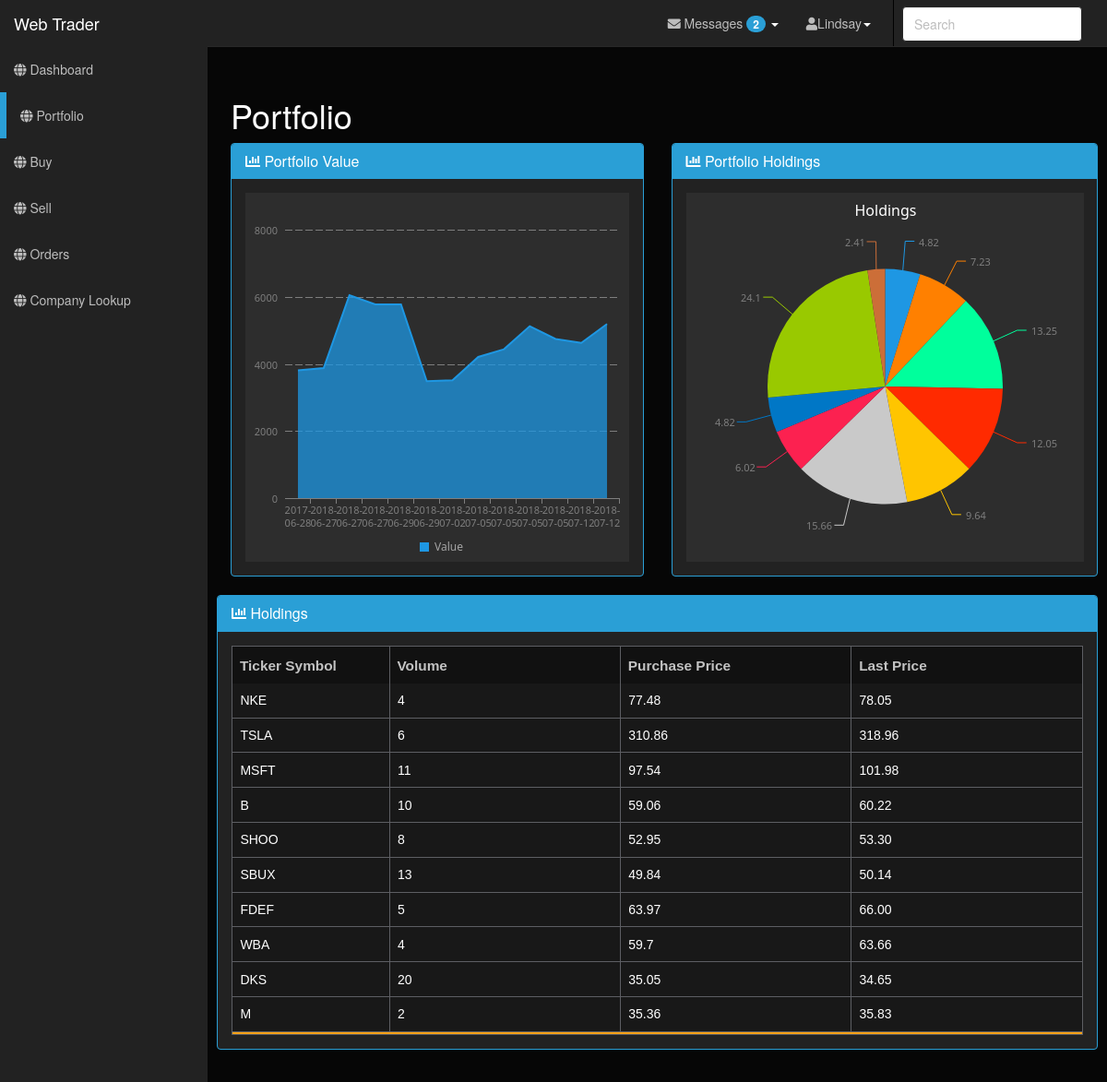
/portfolio/ (signed in), run on the app's committed database.
### tables this page shows
CREATE TABLE users(
		pk INTEGER PRIMARY KEY AUTOINCREMENT,
		username VARCHAR(16),
		password VARCHAR(32),
		balance FLOAT
	, email, country, gender);

CREATE TABLE holdings(
		pk INTEGER PRIMARY KEY AUTOINCREMENT,
		ticker_symbol VARCHAR,
		number_of_shares INTEGER, 
		purchase_price FLOAT,
		volume_weighted_average_price FLOAT,
		portfolio_value FLOAT,
		username TEXT
	);

### core/controllers/portfolio.py (the view)
@controller.route('/',methods=['GET'])
def show_portfolio():
		username = g.user
		user_login = model.get_username(username)
		ticker_symbols, share_amounts, purchase_prices, last_prices = model.display_holdings_for_user(username)
		user_holdings = zip(ticker_symbols, share_amounts, purchase_prices, last_prices)
		dates, portfolio_values = model.get_portfolio_value_over_time(username)
		if len(portfolio_values) > 0:
			highest_price = max(portfolio_values)
			dates.sort()
			earliest_date = dates[0]
			last_date = dates[-1]
			middle_date = dates[int(len(dates)/2)]
			labels = [last_date, middle_date, earliest_date]
			mylist = zip(dates, portfolio_values)
			percentages = model.get_portfolio_percentage(username)
			trans_dates, ticker_symbols, trans_types, volumes, stock_prices = model.get_user_transactions(username)
			user_transactions = zip(trans_dates, ticker_symbols, trans_types, volumes, stock_prices)
			return render_template('portfolio.html', user_login=user_login, dates=dates, portfolio_values=portfolio_values,user_holdings=user_holdings,
				user_transactions=user_transactions, highest_price=highest_price, labels=labels, percentages=percentages)
		return render_template('portfolio.html', user_login=user_login)

### core/controllers/portfolio.py (called while the page is built)
@controller.before_request
def before_request():
	g.user = None
	if 'user' in session:
		g.user = session['user']

### core/mapper.py (called while the page is built)
def get_user_holdings(username):
    connection, cursor = connect_db()
    cursor.execute("""SELECT ticker_symbol,
                    number_of_shares,
                    purchase_price
                    FROM holdings
                    WHERE username='{0}' AND number_of_shares > 0;""".format(username))
    holdings_record = cursor.fetchall()
    disconnect_db(connection,cursor)
    return holdings_record

def get_transactions_by_user(username):
    connection, cursor = connect_db()
    cursor.execute("""SELECT username,
                            trans_date,
                            ticker_symbol,
                            trans_type,
                            volume,
                            stock_price,
                            portfolio_value
                            FROM transactions
                            WHERE username='{0}'
                            ORDER BY trans_date DESC;""".format(
                                username))
    transactions = cursor.fetchall()
    disconnect_db(connection,cursor)
    return transactions

def get_last_price(ticker_symbol):
    try:
        connection, cursor = connect_db()
        cursor.execute("SELECT stock_price FROM stocks WHERE ticker_symbol='{ticker_symbol}';".format(ticker_symbol=ticker_symbol))
        last_price = cursor.fetchall()[0][0]
        last_price = "%0.2f" % last_price
        disconnect_db(connection,cursor)
        if last_price is None:
            last_price = 10000
        print("Last PRICE: ",last_price)
        return last_price
    except Exception:
        print("There was an error fetching the last price")
        last_price = 0.0
        return last_price

def get_username(email):
    connection, cursor = connect_db()
    cursor.execute("SELECT username FROM users where email='{email}';".format(email=email))
    username = cursor.fetchall()
    disconnect_db(connection,cursor)
    return username

def connect_db():
    connection = sqlite3.connect('run/core/master.db',check_same_thread=False)
    cursor = connection.cursor()
    return connection, cursor

def disconnect_db(connection,cursor):
    connection.commit()
    cursor.close()
    connection.close()

### core/model.py (called while the page is built)
def get_username(email):
	try:
		username_list = mapper.get_username(email)
		username = username_list[0][0]
		username = username.title()
		return username
	except:
		return 'No user found'

### core/templates/portfolio.html (shortened to what this page needs)
<!DOCTYPE html>
<html lang="en">
<head>
    <link href="{{ url_for('static', filename='css/bootstrap.min.css') }}" rel="stylesheet" type="text/css" />
    <link href="{{ url_for('static', filename='css/font-awesome.min.css') }}" rel="stylesheet" type="text/css" />
    <link href="{{ url_for('static', filename='css/local.css') }}" rel="stylesheet" type="text/css" />
    <link href="{{ url_for('static', filename='css/darkall.min.css') }}" rel="stylesheet" type="text/css" />
    <link rel="stylesheet" href="https://use.fontawesome.com/releases/v5.1.0/css/all.css">
</head>
<body>
    <div id="wrapper">
        <nav class="navbar navbar-inverse navbar-fixed-top" role="navigation">
            <div class="navbar-header">
                <a class="navbar-brand" href="{{ url_for('dashboard.show_dashboard') }}">Web Trader</a>
            </div>
            <div class="collapse navbar-collapse navbar-ex1-collapse">
                <ul class="nav navbar-nav side-nav">
                <ul id="active" class="nav navbar-nav side-nav">
                    <li><a href="{{ url_for('dashboard.show_dashboard') }}"><i class="fa fa-globe"></i> Dashboard</a></li>
                    <li class="selected"><a href="{{ url_for('portfolio.show_portfolio') }}"><i class="fa fa-globe"></i> Portfolio</a></li>
                    <li><a href="{{ url_for('buy.show_buy') }}"><i class="fa fa-globe"></i> Buy</a></li>
                    <li><a href="{{ url_for('sell.show_sell') }}"><i class="fa fa-globe"></i> Sell</a></li>
                    <li><a href="{{ url_for('orders.show_orders') }}"><i class="fa fa-globe"></i> Orders</a></li>
                    <li><a href="{{ url_for('lookup.show_lookup') }}"><i class="fa fa-globe"></i> Company Lookup</a></li>
                </ul>
                </ul>
                <ul class="nav navbar-nav navbar-right navbar-user">
                    <li class="dropdown messages-dropdown">
                        <a href="#" class="dropdown-toggle" data-toggle="dropdown"><i class="fa fa-envelope"></i> Messages <span class="badge">2</span> <b class="caret"></b></a>
                    </li>
                    <li class="dropdown user-dropdown">
                        <a href="#" class="dropdown-toggle" data-toggle="dropdown"><i class="fa fa-user"></i>{{user_login}}<b class="caret"></b></a>
                    </li>
                    <li>
                        <form class="navbar-search">
                            <input type="text" placeholder="Search" class="form-control">
                        </form>
                    </li>
                </ul>
            </div>
        </nav>
        <div id="page-wrapper">
            <div class="row">
                <div class="col-lg-12">
                    <h1>Portfolio</h1>
         {% if portfolio_values %}
            <div class="row">
                <div class="col-lg-6">
                    <div class="panel panel-primary">
                        <div class="panel-heading">
                            <h3 class="panel-title"><i class="fa fa-bar-chart-o"></i> Portfolio Value</h3>
                        </div>
                        <div class="panel-body">
                            <div id="shieldui-chart1"></div>
                        </div>
                    </div>
                </div>
            <div class="row">
                <div class="col-md-6">
                    <div class="panel panel-primary">
                        <div class="panel-heading">
                            <h3 class="panel-title"><i class="fa fa-bar-chart-o"></i> Portfolio Holdings</h3>
                        </div>
                        <div class="panel-body">
                            <div id="shieldui-chart2"  Width="200px" Height="400px"></div>
                        </div>
                    </div>
                </div>
        <div class="col-lg-12">
            <div class="row">
                <div class="col-lg-12">
                    <div class="panel panel-primary">
                        <div class="panel-heading">
                            <h3 class="panel-title"><i class="fa fa-bar-chart-o"></i> Holdings </h3>
                        </div>
                            <div class="panel-body">
                                    <div id="shieldui-grid1" role="grid" aria-readonly="true" class="sui-grid sui-grid-core">
                                        <div class="sui-gridheader">
                                            <table class="sui-table">
                                                <colgroup>
                                                    <col style="width:170px">
                                                    <col>
                                                    <col>
                                                    <col>
                                                </colgroup>
                                                    <thead>
                                                        <tr role="row" class="sui-columnheader">
                                                            <th data-field="Source" role="columnheader" tabindex="-1" class="sui-headercell">
                                                                <a href="#" class="sui-link sui-unselectable" unselectable="on" tabindex="-1">Ticker Symbol</a>
                                                            </th>
                                                            <th data-field="Amount" role="columnheader" tabindex="-1" class="sui-headercell"><a href="#" class="sui-link sui-unselectable" unselectable="on" tabindex="-1">Volume</a>
                                                            </th>
                                                            <th data-field="Percent" role="columnheader" tabindex="-1" class="sui-headercell"><a href="#" class="sui-link sui-unselectable" unselectable="on" tabindex="-1">Purchase Price</a>
                                                            </th>
                                                            <th data-field="Target" role="columnheader" tabindex="-1" class="sui-headercell"><a href="#" class="sui-link sui-unselectable" unselectable="on" tabindex="-1">Last Price</a>
                                                            </th>
                                                        </tr>
                                                    </thead>
                                                    <tbody>
                                                    {% for holding in user_holdings %}
                                                    <tr class="sui-row" role="row">
                                                        <td role="gridcell" tabindex="-1" class="sui-cell">{{ holding.0 }}</td>
                                                        <td role="gridcell" tabindex="-1" class="sui-cell">{{ holding.1 }}</td>
                                                        <td role="gridcell" tabindex="-1" class="sui-cell">{{ holding.2 }}</td>
                                                        <td role="gridcell" tabindex="-1" class="sui-cell">{{ holding.3 }}</td>
                                                    </tr>
                                                    {% endfor %}
                                                    </tbody>
                                            </table>
                                         </div>
                                    </div>
                                 </div>
                            </div>
                        </div>
                    </div>
                </div>
            </div>
        {% endif %}
    </div>
</body>
</html>

### data on the page
users: username "Lindsay"
holdings: ticker_symbol "NKE", number_of_shares "4", purchase_price "77.48", holding "78.05"
holdings: ticker_symbol "TSLA", number_of_shares "6", purchase_price "310.86", holding "318.96"
holdings: ticker_symbol "MSFT", number_of_shares "11", purchase_price "97.54", holding "101.98"
holdings: ticker_symbol "B", number_of_shares "10", purchase_price "59.06", holding "60.22"
holdings: ticker_symbol "SHOO", number_of_shares "8", purchase_price "52.95", holding "53.30"
holdings: ticker_symbol "SBUX", number_of_shares "13", purchase_price "49.84", holding "50.14"
holdings: ticker_symbol "FDEF", number_of_shares "5", purchase_price "63.97", holding "66.00"
holdings: ticker_symbol "WBA", number_of_shares "4", purchase_price "59.7", holding "63.66"
holdings: ticker_symbol "DKS", number_of_shares "20", purchase_price "35.05", holding "34.65"
holdings: ticker_symbol "M", number_of_shares "2", purchase_price "35.36", holding "35.83"
